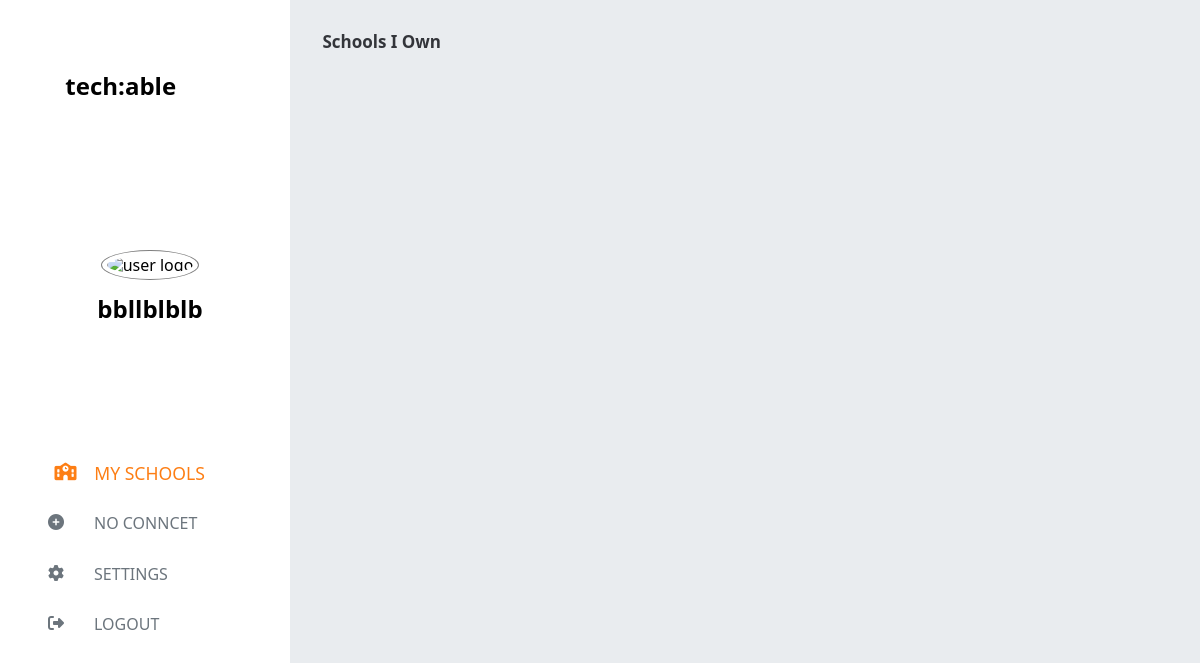
The app's page /admins/, older data.
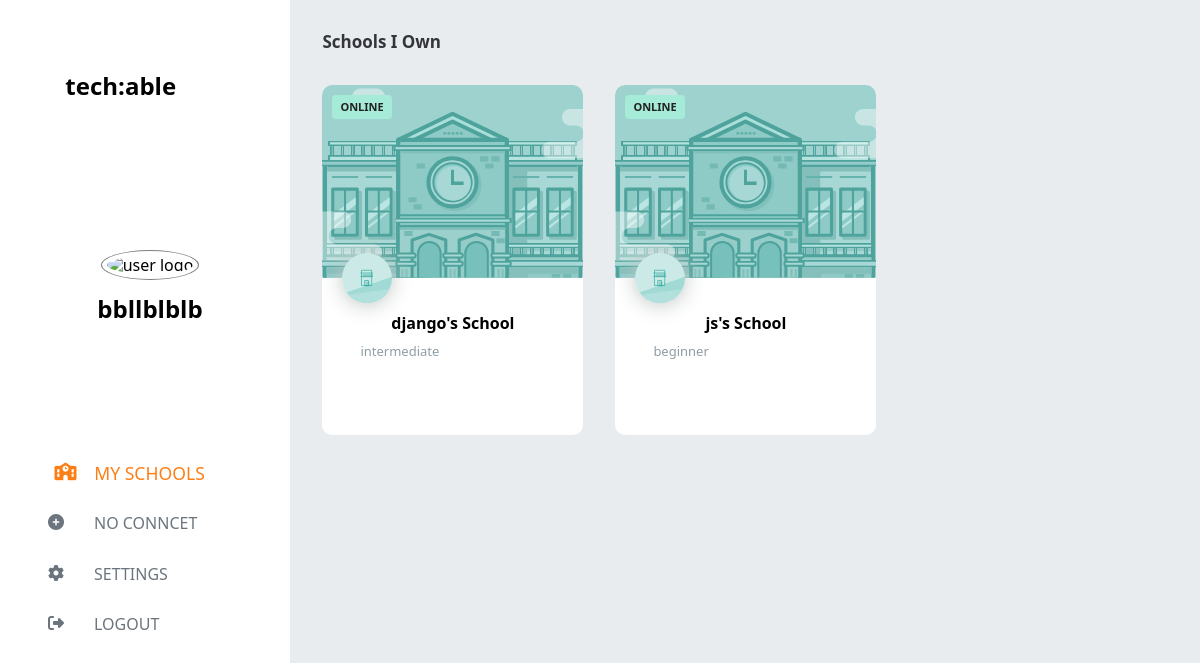
The same page, newer data.
### compte/models.py (models this page shows)
class cour(models.Model):
    name= models.CharField(max_length=100, primary_key=True)
    slug= models.SlugField(max_length=128)
    created_at = models.DateTimeField(auto_now_add=True)
    price = models.FloatField()
    diff=models.CharField(max_length=100)

### compte/views.py (the view, shortened to what this page needs)
# urls.py: path("admins/", views.admin, name="admin"),
def admin(request):
  cours=cour.objects.all()
  return render(request,'admin.html',context={"cour":cours})

### compte/templates/admin.html (shortened to what this page needs)
{% load static %}
<!DOCTYPE html>
<html lang="en">
  <head>
    <link rel="stylesheet" href="{% static 'css/style.css'%}" />
    <link rel="stylesheet" href="{% static 'css/normalize.css' %}" />
    <link rel="stylesheet" href="{% static 'css/admin.css' %}">
    <link rel="stylesheet" href="{% static 'css/wtf-forms.css' %}">
    <link rel="stylesheet"
      href="https://cdnjs.cloudflare.com/ajax/libs/font-awesome/6.4.0/css/all.min.css"
 />
  </head>
  <body>
    <main>
      <section class="left">
        <div class="header">
          <h1>Tech:able</h1>
          <div class="logo">
            <div class="userImg avatarDiv">
              <img class="avatar" alt="user logo" />
            </div>
            {% if user.is_authenticated %}
              <div class="userInfo">
                <span class="userName">{{user.username}}</span>
                <span class="mailUser">{{user.email}}</span>
              </div>
            {% else %}
              <h1> bbllblblb</h1>
            {% endif %}
          </div>
        </div>
        <div class="choices">
          <div class="choice mySchool active">
            <i class="fa-solid fa-school"></i> My Schools
          </div>
          {% if user.is_authenticated %}
            {% if "teach.com" in user.email %}
              <div class="choice addOn ">
                <i class="fa-solid fa-circle-plus"></i> ADD
              </div>
            {% else %}
            <span class="mailUser">Hello student</span>
            {% endif %}
          {% else %}
          <div class="choice addOn ">
            <i class="fa-solid fa-circle-plus"></i> no conncet
          </div>
          {% endif %}
          <div class="choice setting">
            <i class="fa-solid fa-gear"></i> Settings
          </div>
          <div class="choice">
            <i class="fa-solid fa-right-from-bracket"></i> logout
          </div>
        </div>
      </section>
      <section class="right containers mySchool">
        <div class="schoolOwn">
          <h1>Schools I Own</h1>
          <div class="cards">
            {% for i in cour %}
              <div class="card">
                <div class="cardImg">
                </div>
                <div class="cardInfo">
                  <a href="{% url 'cours' i.slug %}">
                  <h1 class="schoolName">{{i.name}}'s School</h1></a>
                  <p class="schoolDomain">{{i.diff}}</p>
                </div>
                <div class="cardTicket">Online</div>
                <div class="cardLogo"></div>
              </div>
            {% endfor %}
          </div>
        </div>
      </section>
    </main>
  </body>
</html>

### static/css/style.css (style rules this page uses)
:root { --bs-blue: #0d6efd; --bs-indigo: #6610f2; --bs-purple: #6f42c1; --bs-pink: #d63384; --bs-red: #dc3545; --bs-orange: #fd7e14; --bs-yellow: #ffc107; --bs-green: #198754; --bs-teal: #20c997; --bs-cyan: #0dcaf0; --bs-black: #000; --bs-white: #fff; --bs-gray: #6c757d; --bs-gray-dark: #343a40; --bs-gray-100: #f8f9fa; --bs-gray-200: #e9ecef; --bs-gray-300: #dee2e6; --bs-gray-400: #ced4da; --bs-gray-500: #adb5bd; --bs-gray-600: #6c757d; --bs-gray-700: #495057; --bs-gray-800: #343a40; --bs-gray-900: #212529; --bs-primary: #0d6efd; --bs-secondary: #6c757d; --bs-success: #198754; --bs-info: #0dcaf0; --bs-warning: #ffc107; --bs-danger: #dc3545; --bs-light: #f8f9fa; --bs-dark: #212529; --bs-primary-rgb: 13, 110, 253; --bs-secondary-rgb: 108, 117, 125; --bs-success-rgb: 25, 135, 84; --bs-info-rgb: 13, 202, 240; --bs-warning-rgb: 255, 193, 7; --bs-danger-rgb: 220, 53, 69; --bs-light-rgb: 248, 249, 250; --bs-dark-rgb: 33, 37, 41; --bs-white-rgb: 255, 255, 255; --bs-black-rgb: 0, 0, 0; --bs-body-color-rgb: 33, 37, 41; --bs-body-bg-rgb: 255, 255, 255; --bs-font-sans-serif: system-ui, -apple-system, "Segoe UI", Roboto, "Helvetica Neue", "Noto Sans", "Liberation Sans", Arial, sans-serif, "Apple Color Emoji", "Segoe UI Emoji", "Segoe UI Symbol", "Noto Color Emoji"; --bs-font-monospace: SFMono-Regular, Menlo, Monaco, Consolas, "Liberation Mono", "Courier New", monospace; --bs-gradient: linear-gradient( 180deg, hsla(0, 0%, 100%, 0.15), hsla(0, 0%, 100%, 0) ); --bs-body-font-family: var(--bs-font-sans-serif); --bs-body-font-size: 1rem; --bs-body-font-weight: 400; --bs-body-line-height: 1.5; --bs-body-color: #212529; --bs-body-bg: #fff; --bs-border-width: 1px; --bs-border-style: solid; --bs-border-color: #dee2e6; --bs-border-color-translucent: rgba(0, 0, 0, 0.175); --bs-border-radius: 0.375rem; --bs-border-radius-sm: 0.25rem; --bs-border-radius-lg: 0.5rem; --bs-border-radius-xl: 1rem; --bs-border-radius-2xl: 2rem; --bs-border-radius-pill: 50rem; --bs-link-color: #0d6efd; --bs-link-hover-color: #0a58ca; --bs-code-color: #d63384; --bs-highlight-bg: #fff3cd; }
body { width: 100%; padding: 0; margin: 0; box-sizing: border-box; font-family: var(--bs-body-font-family); overflow-x: hidden; overflow-y: visible; }

Row changes from the older to the newer data that the page shows:
added cour: name "django", diff "intermediate"
added cour: name "js", diff "beginner"
